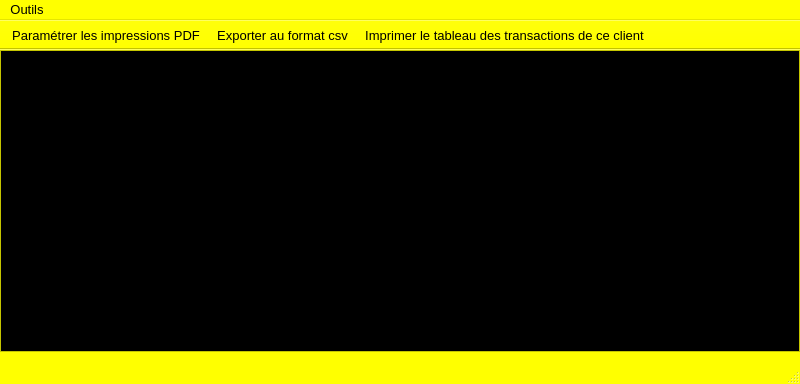
<?xml version="1.0" encoding="UTF-8"?>
<ui version="4.0">
 <class>YerothTableauDesTransactionsDuClientWindow</class>
 <widget class="QMainWindow" name="YerothTableauDesTransactionsDuClientWindow">
  <property name="windowModality">
   <enum>Qt::WindowModal</enum>
  </property>
  <property name="geometry">
   <rect>
    <x>0</x>
    <y>0</y>
    <width>800</width>
    <height>384</height>
   </rect>
  </property>
  <property name="palette">
   <palette>
    <active>
     <colorrole role="WindowText">
      <brush brushstyle="SolidPattern">
       <color alpha="255">
        <red>0</red>
        <green>0</green>
        <blue>0</blue>
       </color>
      </brush>
     </colorrole>
     <colorrole role="Button">
      <brush brushstyle="SolidPattern">
       <color alpha="255">
        <red>255</red>
        <green>255</green>
        <blue>0</blue>
       </color>
      </brush>
     </colorrole>
     <colorrole role="Light">
      <brush brushstyle="SolidPattern">
       <color alpha="255">
        <red>255</red>
        <green>255</green>
        <blue>127</blue>
       </color>
      </brush>
     </colorrole>
     <colorrole role="Midlight">
      <brush brushstyle="SolidPattern">
       <color alpha="255">
        <red>255</red>
        <green>255</green>
        <blue>63</blue>
       </color>
      </brush>
     </colorrole>
     <colorrole role="Dark">
      <brush brushstyle="SolidPattern">
       <color alpha="255">
        <red>127</red>
        <green>127</green>
        <blue>0</blue>
       </color>
      </brush>
     </colorrole>
     <colorrole role="Mid">
      <brush brushstyle="SolidPattern">
       <color alpha="255">
        <red>170</red>
        <green>170</green>
        <blue>0</blue>
       </color>
      </brush>
     </colorrole>
     <colorrole role="Text">
      <brush brushstyle="SolidPattern">
       <color alpha="255">
        <red>0</red>
        <green>0</green>
        <blue>0</blue>
       </color>
      </brush>
     </colorrole>
     <colorrole role="BrightText">
      <brush brushstyle="SolidPattern">
       <color alpha="255">
        <red>255</red>
        <green>255</green>
        <blue>255</blue>
       </color>
      </brush>
     </colorrole>
     <colorrole role="ButtonText">
      <brush brushstyle="SolidPattern">
       <color alpha="255">
        <red>0</red>
        <green>0</green>
        <blue>0</blue>
       </color>
      </brush>
     </colorrole>
     <colorrole role="Base">
      <brush brushstyle="SolidPattern">
       <color alpha="255">
        <red>255</red>
        <green>255</green>
        <blue>255</blue>
       </color>
      </brush>
     </colorrole>
     <colorrole role="Window">
      <brush brushstyle="SolidPattern">
       <color alpha="255">
        <red>255</red>
        <green>255</green>
        <blue>0</blue>
       </color>
      </brush>
     </colorrole>
     <colorrole role="Shadow">
      <brush brushstyle="SolidPattern">
       <color alpha="255">
        <red>0</red>
        <green>0</green>
        <blue>0</blue>
       </color>
      </brush>
     </colorrole>
     <colorrole role="AlternateBase">
      <brush brushstyle="SolidPattern">
       <color alpha="255">
        <red>255</red>
        <green>255</green>
        <blue>127</blue>
       </color>
      </brush>
     </colorrole>
     <colorrole role="ToolTipBase">
      <brush brushstyle="SolidPattern">
       <color alpha="255">
        <red>255</red>
        <green>255</green>
        <blue>220</blue>
       </color>
      </brush>
     </colorrole>
     <colorrole role="ToolTipText">
      <brush brushstyle="SolidPattern">
       <color alpha="255">
        <red>0</red>
        <green>0</green>
        <blue>0</blue>
       </color>
      </brush>
     </colorrole>
    </active>
    <inactive>
     <colorrole role="WindowText">
      <brush brushstyle="SolidPattern">
       <color alpha="255">
        <red>0</red>
        <green>0</green>
        <blue>0</blue>
       </color>
      </brush>
     </colorrole>
     <colorrole role="Button">
      <brush brushstyle="SolidPattern">
       <color alpha="255">
        <red>255</red>
        <green>255</green>
        <blue>0</blue>
       </color>
      </brush>
     </colorrole>
     <colorrole role="Light">
      <brush brushstyle="SolidPattern">
       <color alpha="255">
        <red>255</red>
        <green>255</green>
        <blue>127</blue>
       </color>
      </brush>
     </colorrole>
     <colorrole role="Midlight">
      <brush brushstyle="SolidPattern">
       <color alpha="255">
        <red>255</red>
        <green>255</green>
        <blue>63</blue>
       </color>
      </brush>
     </colorrole>
     <colorrole role="Dark">
      <brush brushstyle="SolidPattern">
       <color alpha="255">
        <red>127</red>
        <green>127</green>
        <blue>0</blue>
       </color>
      </brush>
     </colorrole>
     <colorrole role="Mid">
      <brush brushstyle="SolidPattern">
       <color alpha="255">
        <red>170</red>
        <green>170</green>
        <blue>0</blue>
       </color>
      </brush>
     </colorrole>
     <colorrole role="Text">
      <brush brushstyle="SolidPattern">
       <color alpha="255">
        <red>0</red>
        <green>0</green>
        <blue>0</blue>
       </color>
      </brush>
     </colorrole>
     <colorrole role="BrightText">
      <brush brushstyle="SolidPattern">
       <color alpha="255">
        <red>255</red>
        <green>255</green>
        <blue>255</blue>
       </color>
      </brush>
     </colorrole>
     <colorrole role="ButtonText">
      <brush brushstyle="SolidPattern">
       <color alpha="255">
        <red>0</red>
        <green>0</green>
        <blue>0</blue>
       </color>
      </brush>
     </colorrole>
     <colorrole role="Base">
      <brush brushstyle="SolidPattern">
       <color alpha="255">
        <red>255</red>
        <green>255</green>
        <blue>255</blue>
       </color>
      </brush>
     </colorrole>
     <colorrole role="Window">
      <brush brushstyle="SolidPattern">
       <color alpha="255">
        <red>255</red>
        <green>255</green>
        <blue>0</blue>
       </color>
      </brush>
     </colorrole>
     <colorrole role="Shadow">
      <brush brushstyle="SolidPattern">
       <color alpha="255">
        <red>0</red>
        <green>0</green>
        <blue>0</blue>
       </color>
      </brush>
     </colorrole>
     <colorrole role="AlternateBase">
      <brush brushstyle="SolidPattern">
       <color alpha="255">
        <red>255</red>
        <green>255</green>
        <blue>127</blue>
       </color>
      </brush>
     </colorrole>
     <colorrole role="ToolTipBase">
      <brush brushstyle="SolidPattern">
       <color alpha="255">
        <red>255</red>
        <green>255</green>
        <blue>220</blue>
       </color>
      </brush>
     </colorrole>
     <colorrole role="ToolTipText">
      <brush brushstyle="SolidPattern">
       <color alpha="255">
        <red>0</red>
        <green>0</green>
        <blue>0</blue>
       </color>
      </brush>
     </colorrole>
    </inactive>
    <disabled>
     <colorrole role="WindowText">
      <brush brushstyle="SolidPattern">
       <color alpha="255">
        <red>127</red>
        <green>127</green>
        <blue>0</blue>
       </color>
      </brush>
     </colorrole>
     <colorrole role="Button">
      <brush brushstyle="SolidPattern">
       <color alpha="255">
        <red>255</red>
        <green>255</green>
        <blue>0</blue>
       </color>
      </brush>
     </colorrole>
     <colorrole role="Light">
      <brush brushstyle="SolidPattern">
       <color alpha="255">
        <red>255</red>
        <green>255</green>
        <blue>127</blue>
       </color>
      </brush>
     </colorrole>
     <colorrole role="Midlight">
      <brush brushstyle="SolidPattern">
       <color alpha="255">
        <red>255</red>
        <green>255</green>
        <blue>63</blue>
       </color>
      </brush>
     </colorrole>
     <colorrole role="Dark">
      <brush brushstyle="SolidPattern">
       <color alpha="255">
        <red>127</red>
        <green>127</green>
        <blue>0</blue>
       </color>
      </brush>
     </colorrole>
     <colorrole role="Mid">
      <brush brushstyle="SolidPattern">
       <color alpha="255">
        <red>170</red>
        <green>170</green>
        <blue>0</blue>
       </color>
      </brush>
     </colorrole>
     <colorrole role="Text">
      <brush brushstyle="SolidPattern">
       <color alpha="255">
        <red>127</red>
        <green>127</green>
        <blue>0</blue>
       </color>
      </brush>
     </colorrole>
     <colorrole role="BrightText">
      <brush brushstyle="SolidPattern">
       <color alpha="255">
        <red>255</red>
        <green>255</green>
        <blue>255</blue>
       </color>
      </brush>
     </colorrole>
     <colorrole role="ButtonText">
      <brush brushstyle="SolidPattern">
       <color alpha="255">
        <red>127</red>
        <green>127</green>
        <blue>0</blue>
       </color>
      </brush>
     </colorrole>
     <colorrole role="Base">
      <brush brushstyle="SolidPattern">
       <color alpha="255">
        <red>255</red>
        <green>255</green>
        <blue>0</blue>
       </color>
      </brush>
     </colorrole>
     <colorrole role="Window">
      <brush brushstyle="SolidPattern">
       <color alpha="255">
        <red>255</red>
        <green>255</green>
        <blue>0</blue>
       </color>
      </brush>
     </colorrole>
     <colorrole role="Shadow">
      <brush brushstyle="SolidPattern">
       <color alpha="255">
        <red>0</red>
        <green>0</green>
        <blue>0</blue>
       </color>
      </brush>
     </colorrole>
     <colorrole role="AlternateBase">
      <brush brushstyle="SolidPattern">
       <color alpha="255">
        <red>255</red>
        <green>255</green>
        <blue>0</blue>
       </color>
      </brush>
     </colorrole>
     <colorrole role="ToolTipBase">
      <brush brushstyle="SolidPattern">
       <color alpha="255">
        <red>255</red>
        <green>255</green>
        <blue>220</blue>
       </color>
      </brush>
     </colorrole>
     <colorrole role="ToolTipText">
      <brush brushstyle="SolidPattern">
       <color alpha="255">
        <red>0</red>
        <green>0</green>
        <blue>0</blue>
       </color>
      </brush>
     </colorrole>
    </disabled>
   </palette>
  </property>
  <property name="font">
   <font>
    <pointsize>10</pointsize>
   </font>
  </property>
  <property name="windowTitle">
   <string>Yeroth-pgi-3.0 - tableau des transactions du client</string>
  </property>
  <widget class="QWidget" name="centralwidget">
   <widget class="YerothTableView" name="tableView_tableau_des_transactions_du_client">
    <property name="geometry">
     <rect>
      <x>0</x>
      <y>0</y>
      <width>800</width>
      <height>302</height>
     </rect>
    </property>
    <property name="palette">
     <palette>
      <active>
       <colorrole role="WindowText">
        <brush brushstyle="SolidPattern">
         <color alpha="255">
          <red>255</red>
          <green>255</green>
          <blue>255</blue>
         </color>
        </brush>
       </colorrole>
       <colorrole role="Button">
        <brush brushstyle="SolidPattern">
         <color alpha="255">
          <red>255</red>
          <green>255</green>
          <blue>0</blue>
         </color>
        </brush>
       </colorrole>
       <colorrole role="Light">
        <brush brushstyle="SolidPattern">
         <color alpha="255">
          <red>255</red>
          <green>255</green>
          <blue>127</blue>
         </color>
        </brush>
       </colorrole>
       <colorrole role="Midlight">
        <brush brushstyle="SolidPattern">
         <color alpha="255">
          <red>255</red>
          <green>255</green>
          <blue>63</blue>
         </color>
        </brush>
       </colorrole>
       <colorrole role="Dark">
        <brush brushstyle="SolidPattern">
         <color alpha="255">
          <red>127</red>
          <green>127</green>
          <blue>0</blue>
         </color>
        </brush>
       </colorrole>
       <colorrole role="Mid">
        <brush brushstyle="SolidPattern">
         <color alpha="255">
          <red>170</red>
          <green>170</green>
          <blue>0</blue>
         </color>
        </brush>
       </colorrole>
       <colorrole role="Text">
        <brush brushstyle="SolidPattern">
         <color alpha="255">
          <red>255</red>
          <green>255</green>
          <blue>255</blue>
         </color>
        </brush>
       </colorrole>
       <colorrole role="BrightText">
        <brush brushstyle="SolidPattern">
         <color alpha="255">
          <red>255</red>
          <green>255</green>
          <blue>255</blue>
         </color>
        </brush>
       </colorrole>
       <colorrole role="ButtonText">
        <brush brushstyle="SolidPattern">
         <color alpha="255">
          <red>0</red>
          <green>0</green>
          <blue>0</blue>
         </color>
        </brush>
       </colorrole>
       <colorrole role="Base">
        <brush brushstyle="SolidPattern">
         <color alpha="255">
          <red>0</red>
          <green>0</green>
          <blue>0</blue>
         </color>
        </brush>
       </colorrole>
       <colorrole role="Window">
        <brush brushstyle="SolidPattern">
         <color alpha="255">
          <red>255</red>
          <green>255</green>
          <blue>0</blue>
         </color>
        </brush>
       </colorrole>
       <colorrole role="Shadow">
        <brush brushstyle="SolidPattern">
         <color alpha="255">
          <red>0</red>
          <green>0</green>
          <blue>0</blue>
         </color>
        </brush>
       </colorrole>
       <colorrole role="HighlightedText">
        <brush brushstyle="SolidPattern">
         <color alpha="255">
          <red>2</red>
          <green>160</green>
          <blue>70</blue>
         </color>
        </brush>
       </colorrole>
       <colorrole role="AlternateBase">
        <brush brushstyle="SolidPattern">
         <color alpha="255">
          <red>255</red>
          <green>255</green>
          <blue>127</blue>
         </color>
        </brush>
       </colorrole>
       <colorrole role="ToolTipBase">
        <brush brushstyle="SolidPattern">
         <color alpha="255">
          <red>255</red>
          <green>255</green>
          <blue>220</blue>
         </color>
        </brush>
       </colorrole>
       <colorrole role="ToolTipText">
        <brush brushstyle="SolidPattern">
         <color alpha="255">
          <red>255</red>
          <green>255</green>
          <blue>255</blue>
         </color>
        </brush>
       </colorrole>
      </active>
      <inactive>
       <colorrole role="WindowText">
        <brush brushstyle="SolidPattern">
         <color alpha="255">
          <red>255</red>
          <green>255</green>
          <blue>255</blue>
         </color>
        </brush>
       </colorrole>
       <colorrole role="Button">
        <brush brushstyle="SolidPattern">
         <color alpha="255">
          <red>255</red>
          <green>255</green>
          <blue>0</blue>
         </color>
        </brush>
       </colorrole>
       <colorrole role="Light">
        <brush brushstyle="SolidPattern">
         <color alpha="255">
          <red>255</red>
          <green>255</green>
          <blue>127</blue>
         </color>
        </brush>
       </colorrole>
       <colorrole role="Midlight">
        <brush brushstyle="SolidPattern">
         <color alpha="255">
          <red>255</red>
          <green>255</green>
          <blue>63</blue>
         </color>
        </brush>
       </colorrole>
       <colorrole role="Dark">
        <brush brushstyle="SolidPattern">
         <color alpha="255">
          <red>127</red>
          <green>127</green>
          <blue>0</blue>
         </color>
        </brush>
       </colorrole>
       <colorrole role="Mid">
        <brush brushstyle="SolidPattern">
         <color alpha="255">
          <red>170</red>
          <green>170</green>
          <blue>0</blue>
         </color>
        </brush>
       </colorrole>
       <colorrole role="Text">
        <brush brushstyle="SolidPattern">
         <color alpha="255">
          <red>255</red>
          <green>255</green>
          <blue>255</blue>
         </color>
        </brush>
       </colorrole>
       <colorrole role="BrightText">
        <brush brushstyle="SolidPattern">
         <color alpha="255">
          <red>255</red>
          <green>255</green>
          <blue>255</blue>
         </color>
        </brush>
       </colorrole>
       <colorrole role="ButtonText">
        <brush brushstyle="SolidPattern">
         <color alpha="255">
          <red>0</red>
          <green>0</green>
          <blue>0</blue>
         </color>
        </brush>
       </colorrole>
       <colorrole role="Base">
        <brush brushstyle="SolidPattern">
         <color alpha="255">
          <red>0</red>
          <green>0</green>
          <blue>0</blue>
         </color>
        </brush>
       </colorrole>
       <colorrole role="Window">
        <brush brushstyle="SolidPattern">
         <color alpha="255">
          <red>255</red>
          <green>255</green>
          <blue>0</blue>
         </color>
        </brush>
       </colorrole>
       <colorrole role="Shadow">
        <brush brushstyle="SolidPattern">
         <color alpha="255">
          <red>0</red>
          <green>0</green>
          <blue>0</blue>
         </color>
        </brush>
       </colorrole>
       <colorrole role="HighlightedText">
        <brush brushstyle="SolidPattern">
         <color alpha="255">
          <red>2</red>
          <green>160</green>
          <blue>70</blue>
         </color>
        </brush>
       </colorrole>
       <colorrole role="AlternateBase">
        <brush brushstyle="SolidPattern">
         <color alpha="255">
          <red>255</red>
          <green>255</green>
          <blue>127</blue>
         </color>
        </brush>
       </colorrole>
       <colorrole role="ToolTipBase">
        <brush brushstyle="SolidPattern">
         <color alpha="255">
          <red>255</red>
          <green>255</green>
          <blue>220</blue>
         </color>
        </brush>
       </colorrole>
       <colorrole role="ToolTipText">
        <brush brushstyle="SolidPattern">
         <color alpha="255">
          <red>255</red>
          <green>255</green>
          <blue>255</blue>
         </color>
        </brush>
       </colorrole>
      </inactive>
      <disabled>
       <colorrole role="WindowText">
        <brush brushstyle="SolidPattern">
         <color alpha="255">
          <red>127</red>
          <green>127</green>
          <blue>0</blue>
         </color>
        </brush>
       </colorrole>
       <colorrole role="Button">
        <brush brushstyle="SolidPattern">
         <color alpha="255">
          <red>255</red>
          <green>255</green>
          <blue>0</blue>
         </color>
        </brush>
       </colorrole>
       <colorrole role="Light">
        <brush brushstyle="SolidPattern">
         <color alpha="255">
          <red>255</red>
          <green>255</green>
          <blue>127</blue>
         </color>
        </brush>
       </colorrole>
       <colorrole role="Midlight">
        <brush brushstyle="SolidPattern">
         <color alpha="255">
          <red>255</red>
          <green>255</green>
          <blue>63</blue>
         </color>
        </brush>
       </colorrole>
       <colorrole role="Dark">
        <brush brushstyle="SolidPattern">
         <color alpha="255">
          <red>127</red>
          <green>127</green>
          <blue>0</blue>
         </color>
        </brush>
       </colorrole>
       <colorrole role="Mid">
        <brush brushstyle="SolidPattern">
         <color alpha="255">
          <red>170</red>
          <green>170</green>
          <blue>0</blue>
         </color>
        </brush>
       </colorrole>
       <colorrole role="Text">
        <brush brushstyle="SolidPattern">
         <color alpha="255">
          <red>127</red>
          <green>127</green>
          <blue>0</blue>
         </color>
        </brush>
       </colorrole>
       <colorrole role="BrightText">
        <brush brushstyle="SolidPattern">
         <color alpha="255">
          <red>255</red>
          <green>255</green>
          <blue>255</blue>
         </color>
        </brush>
       </colorrole>
       <colorrole role="ButtonText">
        <brush brushstyle="SolidPattern">
         <color alpha="255">
          <red>127</red>
          <green>127</green>
          <blue>0</blue>
         </color>
        </brush>
       </colorrole>
       <colorrole role="Base">
        <brush brushstyle="SolidPattern">
         <color alpha="255">
          <red>255</red>
          <green>255</green>
          <blue>0</blue>
         </color>
        </brush>
       </colorrole>
       <colorrole role="Window">
        <brush brushstyle="SolidPattern">
         <color alpha="255">
          <red>255</red>
          <green>255</green>
          <blue>0</blue>
         </color>
        </brush>
       </colorrole>
       <colorrole role="Shadow">
        <brush brushstyle="SolidPattern">
         <color alpha="255">
          <red>0</red>
          <green>0</green>
          <blue>0</blue>
         </color>
        </brush>
       </colorrole>
       <colorrole role="HighlightedText">
        <brush brushstyle="SolidPattern">
         <color alpha="255">
          <red>2</red>
          <green>160</green>
          <blue>70</blue>
         </color>
        </brush>
       </colorrole>
       <colorrole role="AlternateBase">
        <brush brushstyle="SolidPattern">
         <color alpha="255">
          <red>255</red>
          <green>255</green>
          <blue>0</blue>
         </color>
        </brush>
       </colorrole>
       <colorrole role="ToolTipBase">
        <brush brushstyle="SolidPattern">
         <color alpha="255">
          <red>255</red>
          <green>255</green>
          <blue>220</blue>
         </color>
        </brush>
       </colorrole>
       <colorrole role="ToolTipText">
        <brush brushstyle="SolidPattern">
         <color alpha="255">
          <red>255</red>
          <green>255</green>
          <blue>255</blue>
         </color>
        </brush>
       </colorrole>
      </disabled>
     </palette>
    </property>
    <property name="font">
     <font>
      <pointsize>10</pointsize>
      <weight>50</weight>
      <bold>false</bold>
     </font>
    </property>
    <property name="autoFillBackground">
     <bool>false</bool>
    </property>
    <property name="tabKeyNavigation">
     <bool>true</bool>
    </property>
    <property name="sortingEnabled">
     <bool>false</bool>
    </property>
   </widget>
  </widget>
  <widget class="QMenuBar" name="menubar">
   <property name="geometry">
    <rect>
     <x>0</x>
     <y>0</y>
     <width>800</width>
     <height>21</height>
    </rect>
   </property>
   <widget class="QMenu" name="menuOutils">
    <property name="palette">
     <palette>
      <active>
       <colorrole role="WindowText">
        <brush brushstyle="SolidPattern">
         <color alpha="255">
          <red>0</red>
          <green>0</green>
          <blue>0</blue>
         </color>
        </brush>
       </colorrole>
       <colorrole role="Button">
        <brush brushstyle="SolidPattern">
         <color alpha="255">
          <red>255</red>
          <green>255</green>
          <blue>0</blue>
         </color>
        </brush>
       </colorrole>
       <colorrole role="Light">
        <brush brushstyle="SolidPattern">
         <color alpha="255">
          <red>255</red>
          <green>255</green>
          <blue>127</blue>
         </color>
        </brush>
       </colorrole>
       <colorrole role="Midlight">
        <brush brushstyle="SolidPattern">
         <color alpha="255">
          <red>255</red>
          <green>255</green>
          <blue>63</blue>
         </color>
        </brush>
       </colorrole>
       <colorrole role="Dark">
        <brush brushstyle="SolidPattern">
         <color alpha="255">
          <red>127</red>
          <green>127</green>
          <blue>0</blue>
         </color>
        </brush>
       </colorrole>
       <colorrole role="Mid">
        <brush brushstyle="SolidPattern">
         <color alpha="255">
          <red>170</red>
          <green>170</green>
          <blue>0</blue>
         </color>
        </brush>
       </colorrole>
       <colorrole role="Text">
        <brush brushstyle="SolidPattern">
         <color alpha="255">
          <red>0</red>
          <green>0</green>
          <blue>0</blue>
         </color>
        </brush>
       </colorrole>
       <colorrole role="BrightText">
        <brush brushstyle="SolidPattern">
         <color alpha="255">
          <red>255</red>
          <green>255</green>
          <blue>255</blue>
         </color>
        </brush>
       </colorrole>
       <colorrole role="ButtonText">
        <brush brushstyle="SolidPattern">
         <color alpha="255">
          <red>0</red>
          <green>0</green>
          <blue>0</blue>
         </color>
        </brush>
       </colorrole>
       <colorrole role="Base">
        <brush brushstyle="SolidPattern">
         <color alpha="255">
          <red>255</red>
          <green>255</green>
          <blue>255</blue>
         </color>
        </brush>
       </colorrole>
       <colorrole role="Window">
        <brush brushstyle="SolidPattern">
         <color alpha="255">
          <red>255</red>
          <green>255</green>
          <blue>0</blue>
         </color>
        </brush>
       </colorrole>
       <colorrole role="Shadow">
        <brush brushstyle="SolidPattern">
         <color alpha="255">
          <red>0</red>
          <green>0</green>
          <blue>0</blue>
         </color>
        </brush>
       </colorrole>
       <colorrole role="AlternateBase">
        <brush brushstyle="SolidPattern">
         <color alpha="255">
          <red>255</red>
          <green>255</green>
          <blue>127</blue>
         </color>
        </brush>
       </colorrole>
       <colorrole role="ToolTipBase">
        <brush brushstyle="SolidPattern">
         <color alpha="255">
          <red>255</red>
          <green>255</green>
          <blue>220</blue>
         </color>
        </brush>
       </colorrole>
       <colorrole role="ToolTipText">
        <brush brushstyle="SolidPattern">
         <color alpha="255">
          <red>0</red>
          <green>0</green>
          <blue>0</blue>
         </color>
        </brush>
       </colorrole>
      </active>
      <inactive>
       <colorrole role="WindowText">
        <brush brushstyle="SolidPattern">
         <color alpha="255">
          <red>0</red>
          <green>0</green>
          <blue>0</blue>
         </color>
        </brush>
       </colorrole>
       <colorrole role="Button">
        <brush brushstyle="SolidPattern">
         <color alpha="255">
          <red>255</red>
          <green>255</green>
          <blue>0</blue>
         </color>
        </brush>
       </colorrole>
       <colorrole role="Light">
        <brush brushstyle="SolidPattern">
         <color alpha="255">
          <red>255</red>
          <green>255</green>
          <blue>127</blue>
         </color>
        </brush>
       </colorrole>
       <colorrole role="Midlight">
        <brush brushstyle="SolidPattern">
         <color alpha="255">
          <red>255</red>
          <green>255</green>
          <blue>63</blue>
         </color>
        </brush>
       </colorrole>
       <colorrole role="Dark">
        <brush brushstyle="SolidPattern">
         <color alpha="255">
          <red>127</red>
          <green>127</green>
          <blue>0</blue>
         </color>
        </brush>
       </colorrole>
       <colorrole role="Mid">
        <brush brushstyle="SolidPattern">
         <color alpha="255">
          <red>170</red>
          <green>170</green>
          <blue>0</blue>
         </color>
        </brush>
       </colorrole>
       <colorrole role="Text">
        <brush brushstyle="SolidPattern">
         <color alpha="255">
          <red>0</red>
          <green>0</green>
          <blue>0</blue>
         </color>
        </brush>
       </colorrole>
       <colorrole role="BrightText">
        <brush brushstyle="SolidPattern">
         <color alpha="255">
          <red>255</red>
          <green>255</green>
          <blue>255</blue>
         </color>
        </brush>
       </colorrole>
       <colorrole role="ButtonText">
        <brush brushstyle="SolidPattern">
         <color alpha="255">
          <red>0</red>
          <green>0</green>
          <blue>0</blue>
         </color>
        </brush>
       </colorrole>
       <colorrole role="Base">
        <brush brushstyle="SolidPattern">
         <color alpha="255">
          <red>255</red>
          <green>255</green>
          <blue>255</blue>
         </color>
        </brush>
       </colorrole>
       <colorrole role="Window">
        <brush brushstyle="SolidPattern">
         <color alpha="255">
          <red>255</red>
          <green>255</green>
          <blue>0</blue>
         </color>
        </brush>
       </colorrole>
       <colorrole role="Shadow">
        <brush brushstyle="SolidPattern">
         <color alpha="255">
          <red>0</red>
          <green>0</green>
          <blue>0</blue>
         </color>
        </brush>
       </colorrole>
       <colorrole role="AlternateBase">
        <brush brushstyle="SolidPattern">
         <color alpha="255">
          <red>255</red>
          <green>255</green>
          <blue>127</blue>
         </color>
        </brush>
       </colorrole>
       <colorrole role="ToolTipBase">
        <brush brushstyle="SolidPattern">
         <color alpha="255">
          <red>255</red>
          <green>255</green>
          <blue>220</blue>
         </color>
        </brush>
       </colorrole>
       <colorrole role="ToolTipText">
        <brush brushstyle="SolidPattern">
         <color alpha="255">
          <red>0</red>
          <green>0</green>
          <blue>0</blue>
         </color>
        </brush>
       </colorrole>
      </inactive>
      <disabled>
       <colorrole role="WindowText">
        <brush brushstyle="SolidPattern">
         <color alpha="255">
          <red>127</red>
          <green>127</green>
          <blue>0</blue>
         </color>
        </brush>
       </colorrole>
       <colorrole role="Button">
        <brush brushstyle="SolidPattern">
         <color alpha="255">
          <red>255</red>
          <green>255</green>
          <blue>0</blue>
         </color>
        </brush>
       </colorrole>
       <colorrole role="Light">
        <brush brushstyle="SolidPattern">
         <color alpha="255">
          <red>255</red>
          <green>255</green>
          <blue>127</blue>
         </color>
        </brush>
       </colorrole>
       <colorrole role="Midlight">
        <brush brushstyle="SolidPattern">
         <color alpha="255">
          <red>255</red>
          <green>255</green>
          <blue>63</blue>
         </color>
        </brush>
       </colorrole>
       <colorrole role="Dark">
        <brush brushstyle="SolidPattern">
         <color alpha="255">
          <red>127</red>
          <green>127</green>
          <blue>0</blue>
         </color>
        </brush>
       </colorrole>
       <colorrole role="Mid">
        <brush brushstyle="SolidPattern">
         <color alpha="255">
          <red>170</red>
          <green>170</green>
          <blue>0</blue>
         </color>
        </brush>
       </colorrole>
       <colorrole role="Text">
        <brush brushstyle="SolidPattern">
         <color alpha="255">
          <red>127</red>
          <green>127</green>
          <blue>0</blue>
         </color>
        </brush>
       </colorrole>
       <colorrole role="BrightText">
        <brush brushstyle="SolidPattern">
         <color alpha="255">
          <red>255</red>
          <green>255</green>
          <blue>255</blue>
         </color>
        </brush>
       </colorrole>
       <colorrole role="ButtonText">
        <brush brushstyle="SolidPattern">
         <color alpha="255">
          <red>127</red>
          <green>127</green>
          <blue>0</blue>
         </color>
        </brush>
       </colorrole>
       <colorrole role="Base">
        <brush brushstyle="SolidPattern">
         <color alpha="255">
          <red>255</red>
          <green>255</green>
          <blue>0</blue>
         </color>
        </brush>
       </colorrole>
       <colorrole role="Window">
        <brush brushstyle="SolidPattern">
         <color alpha="255">
          <red>255</red>
          <green>255</green>
          <blue>0</blue>
         </color>
        </brush>
       </colorrole>
       <colorrole role="Shadow">
        <brush brushstyle="SolidPattern">
         <color alpha="255">
          <red>0</red>
          <green>0</green>
          <blue>0</blue>
         </color>
        </brush>
       </colorrole>
       <colorrole role="AlternateBase">
        <brush brushstyle="SolidPattern">
         <color alpha="255">
          <red>255</red>
          <green>255</green>
          <blue>0</blue>
         </color>
        </brush>
       </colorrole>
       <colorrole role="ToolTipBase">
        <brush brushstyle="SolidPattern">
         <color alpha="255">
          <red>255</red>
          <green>255</green>
          <blue>220</blue>
         </color>
        </brush>
       </colorrole>
       <colorrole role="ToolTipText">
        <brush brushstyle="SolidPattern">
         <color alpha="255">
          <red>0</red>
          <green>0</green>
          <blue>0</blue>
         </color>
        </brush>
       </colorrole>
      </disabled>
     </palette>
    </property>
    <property name="title">
     <string>Outils</string>
    </property>
    <addaction name="actionExporter_au_format_csv"/>
    <addaction name="separator"/>
    <addaction name="actionAfficherPDF"/>
    <addaction name="action_parametrer_les_impressions"/>
   </widget>
   <addaction name="menuOutils"/>
  </widget>
  <widget class="QStatusBar" name="statusbar"/>
  <widget class="QToolBar" name="toolBar_tableauDesTransactionDuClient">
   <property name="palette">
    <palette>
     <active>
      <colorrole role="WindowText">
       <brush brushstyle="SolidPattern">
        <color alpha="255">
         <red>0</red>
         <green>0</green>
         <blue>0</blue>
        </color>
       </brush>
      </colorrole>
      <colorrole role="Button">
       <brush brushstyle="SolidPattern">
        <color alpha="255">
         <red>255</red>
         <green>255</green>
         <blue>0</blue>
        </color>
       </brush>
      </colorrole>
      <colorrole role="Light">
       <brush brushstyle="SolidPattern">
        <color alpha="255">
         <red>255</red>
         <green>255</green>
         <blue>127</blue>
        </color>
       </brush>
      </colorrole>
      <colorrole role="Midlight">
       <brush brushstyle="SolidPattern">
        <color alpha="255">
         <red>255</red>
         <green>255</green>
         <blue>63</blue>
        </color>
       </brush>
      </colorrole>
      <colorrole role="Dark">
       <brush brushstyle="SolidPattern">
        <color alpha="255">
         <red>127</red>
         <green>127</green>
         <blue>0</blue>
        </color>
       </brush>
      </colorrole>
      <colorrole role="Mid">
       <brush brushstyle="SolidPattern">
        <color alpha="255">
         <red>170</red>
         <green>170</green>
         <blue>0</blue>
        </color>
       </brush>
      </colorrole>
      <colorrole role="Text">
       <brush brushstyle="SolidPattern">
        <color alpha="255">
         <red>0</red>
         <green>0</green>
         <blue>0</blue>
        </color>
       </brush>
      </colorrole>
      <colorrole role="BrightText">
       <brush brushstyle="SolidPattern">
        <color alpha="255">
         <red>255</red>
         <green>255</green>
         <blue>255</blue>
        </color>
       </brush>
      </colorrole>
      <colorrole role="ButtonText">
       <brush brushstyle="SolidPattern">
        <color alpha="255">
         <red>0</red>
         <green>0</green>
         <blue>0</blue>
        </color>
       </brush>
      </colorrole>
      <colorrole role="Base">
       <brush brushstyle="SolidPattern">
        <color alpha="255">
         <red>255</red>
         <green>255</green>
         <blue>255</blue>
        </color>
       </brush>
      </colorrole>
      <colorrole role="Window">
       <brush brushstyle="SolidPattern">
        <color alpha="255">
         <red>255</red>
         <green>255</green>
         <blue>0</blue>
        </color>
       </brush>
      </colorrole>
      <colorrole role="Shadow">
       <brush brushstyle="SolidPattern">
        <color alpha="255">
         <red>0</red>
         <green>0</green>
         <blue>0</blue>
        </color>
       </brush>
      </colorrole>
      <colorrole role="AlternateBase">
       <brush brushstyle="SolidPattern">
        <color alpha="255">
         <red>255</red>
         <green>255</green>
         <blue>127</blue>
        </color>
       </brush>
      </colorrole>
      <colorrole role="ToolTipBase">
       <brush brushstyle="SolidPattern">
        <color alpha="255">
         <red>255</red>
         <green>255</green>
         <blue>220</blue>
        </color>
       </brush>
      </colorrole>
      <colorrole role="ToolTipText">
       <brush brushstyle="SolidPattern">
        <color alpha="255">
         <red>0</red>
         <green>0</green>
         <blue>0</blue>
        </color>
       </brush>
      </colorrole>
     </active>
     <inactive>
      <colorrole role="WindowText">
       <brush brushstyle="SolidPattern">
        <color alpha="255">
         <red>0</red>
         <green>0</green>
         <blue>0</blue>
        </color>
       </brush>
      </colorrole>
      <colorrole role="Button">
       <brush brushstyle="SolidPattern">
        <color alpha="255">
         <red>255</red>
         <green>255</green>
         <blue>0</blue>
        </color>
       </brush>
      </colorrole>
      <colorrole role="Light">
       <brush brushstyle="SolidPattern">
        <color alpha="255">
         <red>255</red>
         <green>255</green>
         <blue>127</blue>
        </color>
       </brush>
      </colorrole>
      <colorrole role="Midlight">
       <brush brushstyle="SolidPattern">
        <color alpha="255">
         <red>255</red>
         <green>255</green>
         <blue>63</blue>
        </color>
       </brush>
      </colorrole>
      <colorrole role="Dark">
       <brush brushstyle="SolidPattern">
        <color alpha="255">
         <red>127</red>
         <green>127</green>
         <blue>0</blue>
        </color>
       </brush>
      </colorrole>
      <colorrole role="Mid">
       <brush brushstyle="SolidPattern">
        <color alpha="255">
         <red>170</red>
         <green>170</green>
         <blue>0</blue>
        </color>
       </brush>
      </colorrole>
      <colorrole role="Text">
       <brush brushstyle="SolidPattern">
        <color alpha="255">
         <red>0</red>
         <green>0</green>
         <blue>0</blue>
        </color>
       </brush>
      </colorrole>
      <colorrole role="BrightText">
       <brush brushstyle="SolidPattern">
        <color alpha="255">
         <red>255</red>
         <green>255</green>
         <blue>255</blue>
        </color>
       </brush>
      </colorrole>
      <colorrole role="ButtonText">
       <brush brushstyle="SolidPattern">
        <color alpha="255">
         <red>0</red>
         <green>0</green>
         <blue>0</blue>
        </color>
       </brush>
      </colorrole>
      <colorrole role="Base">
       <brush brushstyle="SolidPattern">
        <color alpha="255">
         <red>255</red>
         <green>255</green>
         <blue>255</blue>
        </color>
       </brush>
      </colorrole>
      <colorrole role="Window">
       <brush brushstyle="SolidPattern">
        <color alpha="255">
         <red>255</red>
         <green>255</green>
         <blue>0</blue>
        </color>
       </brush>
      </colorrole>
      <colorrole role="Shadow">
       <brush brushstyle="SolidPattern">
        <color alpha="255">
         <red>0</red>
         <green>0</green>
         <blue>0</blue>
        </color>
       </brush>
      </colorrole>
      <colorrole role="AlternateBase">
       <brush brushstyle="SolidPattern">
        <color alpha="255">
         <red>255</red>
         <green>255</green>
         <blue>127</blue>
        </color>
       </brush>
      </colorrole>
      <colorrole role="ToolTipBase">
       <brush brushstyle="SolidPattern">
        <color alpha="255">
         <red>255</red>
         <green>255</green>
         <blue>220</blue>
        </color>
       </brush>
      </colorrole>
      <colorrole role="ToolTipText">
       <brush brushstyle="SolidPattern">
        <color alpha="255">
         <red>0</red>
         <green>0</green>
         <blue>0</blue>
        </color>
       </brush>
      </colorrole>
     </inactive>
     <disabled>
      <colorrole role="WindowText">
       <brush brushstyle="SolidPattern">
        <color alpha="255">
         <red>127</red>
         <green>127</green>
         <blue>0</blue>
        </color>
       </brush>
      </colorrole>
      <colorrole role="Button">
       <brush brushstyle="SolidPattern">
        <color alpha="255">
         <red>255</red>
         <green>255</green>
         <blue>0</blue>
        </color>
       </brush>
      </colorrole>
      <colorrole role="Light">
       <brush brushstyle="SolidPattern">
        <color alpha="255">
         <red>255</red>
         <green>255</green>
         <blue>127</blue>
        </color>
       </brush>
      </colorrole>
      <colorrole role="Midlight">
       <brush brushstyle="SolidPattern">
        <color alpha="255">
         <red>255</red>
         <green>255</green>
         <blue>63</blue>
        </color>
       </brush>
      </colorrole>
      <colorrole role="Dark">
       <brush brushstyle="SolidPattern">
        <color alpha="255">
         <red>127</red>
         <green>127</green>
         <blue>0</blue>
        </color>
       </brush>
      </colorrole>
      <colorrole role="Mid">
       <brush brushstyle="SolidPattern">
        <color alpha="255">
         <red>170</red>
         <green>170</green>
         <blue>0</blue>
        </color>
       </brush>
      </colorrole>
      <colorrole role="Text">
       <brush brushstyle="SolidPattern">
        <color alpha="255">
         <red>127</red>
         <green>127</green>
         <blue>0</blue>
        </color>
       </brush>
      </colorrole>
      <colorrole role="BrightText">
       <brush brushstyle="SolidPattern">
        <color alpha="255">
         <red>255</red>
         <green>255</green>
         <blue>255</blue>
        </color>
       </brush>
      </colorrole>
      <colorrole role="ButtonText">
       <brush brushstyle="SolidPattern">
        <color alpha="255">
         <red>127</red>
         <green>127</green>
         <blue>0</blue>
        </color>
       </brush>
      </colorrole>
      <colorrole role="Base">
       <brush brushstyle="SolidPattern">
        <color alpha="255">
         <red>255</red>
         <green>255</green>
         <blue>0</blue>
        </color>
       </brush>
      </colorrole>
      <colorrole role="Window">
       <brush brushstyle="SolidPattern">
        <color alpha="255">
         <red>255</red>
         <green>255</green>
         <blue>0</blue>
        </color>
       </brush>
      </colorrole>
      <colorrole role="Shadow">
       <brush brushstyle="SolidPattern">
        <color alpha="255">
         <red>0</red>
         <green>0</green>
         <blue>0</blue>
        </color>
       </brush>
      </colorrole>
      <colorrole role="AlternateBase">
       <brush brushstyle="SolidPattern">
        <color alpha="255">
         <red>255</red>
         <green>255</green>
         <blue>0</blue>
        </color>
       </brush>
      </colorrole>
      <colorrole role="ToolTipBase">
       <brush brushstyle="SolidPattern">
        <color alpha="255">
         <red>255</red>
         <green>255</green>
         <blue>220</blue>
        </color>
       </brush>
      </colorrole>
      <colorrole role="ToolTipText">
       <brush brushstyle="SolidPattern">
        <color alpha="255">
         <red>0</red>
         <green>0</green>
         <blue>0</blue>
        </color>
       </brush>
      </colorrole>
     </disabled>
    </palette>
   </property>
   <property name="font">
    <font>
     <pointsize>10</pointsize>
    </font>
   </property>
   <property name="windowTitle">
    <string>toolBar</string>
   </property>
   <property name="movable">
    <bool>false</bool>
   </property>
   <attribute name="toolBarArea">
    <enum>TopToolBarArea</enum>
   </attribute>
   <attribute name="toolBarBreak">
    <bool>false</bool>
   </attribute>
   <addaction name="action_parametrer_les_impressions"/>
   <addaction name="actionExporter_au_format_csv"/>
   <addaction name="actionAfficherPDF"/>
  </widget>
  <action name="actionAfficherPDF">
   <property name="icon">
    <iconset resource="../../yeroth-erp-3-0.qrc">
     <normaloff>:/yeroth-erp-3-0-images/yeroth-erp-3-0-pdf-print-icon.svg</normaloff>:/yeroth-erp-3-0-images/yeroth-erp-3-0-pdf-print-icon.svg</iconset>
   </property>
   <property name="text">
    <string>Imprimer le tableau des transactions de ce client</string>
   </property>
   <property name="toolTip">
    <string>Imprimer le tableau des transactions de ce client</string>
   </property>
   <property name="font">
    <font>
     <pointsize>10</pointsize>
    </font>
   </property>
  </action>
  <action name="actionExporter_au_format_csv">
   <property name="icon">
    <iconset>
     <normalon>:/yeroth-erp-3-0-images/yeroth-erp-3.0-export-csv-data-icon.png</normalon>
    </iconset>
   </property>
   <property name="text">
    <string>Exporter au format csv</string>
   </property>
   <property name="font">
    <font>
     <pointsize>10</pointsize>
    </font>
   </property>
  </action>
  <action name="action_parametrer_les_impressions">
   <property name="icon">
    <iconset>
     <normalon>:/yeroth-erp-3-0-images/yeroth-erp-3-0-printing-settings.png</normalon>
    </iconset>
   </property>
   <property name="text">
    <string>Paramétrer les impressions PDF</string>
   </property>
   <property name="toolTip">
    <string>Paramétrer les impressions PDF</string>
   </property>
   <property name="font">
    <font>
     <pointsize>10</pointsize>
    </font>
   </property>
  </action>
 </widget>
 <customwidgets>
  <customwidget>
   <class>YerothTableView</class>
   <extends>QTableView</extends>
   <header>src/widgets/table-view/yeroth-erp-table-view.hpp</header>
  </customwidget>
 </customwidgets>
 <resources>
  <include location="../../yeroth-erp-3-0.qrc"/>
 </resources>
 <connections/>
</ui>
